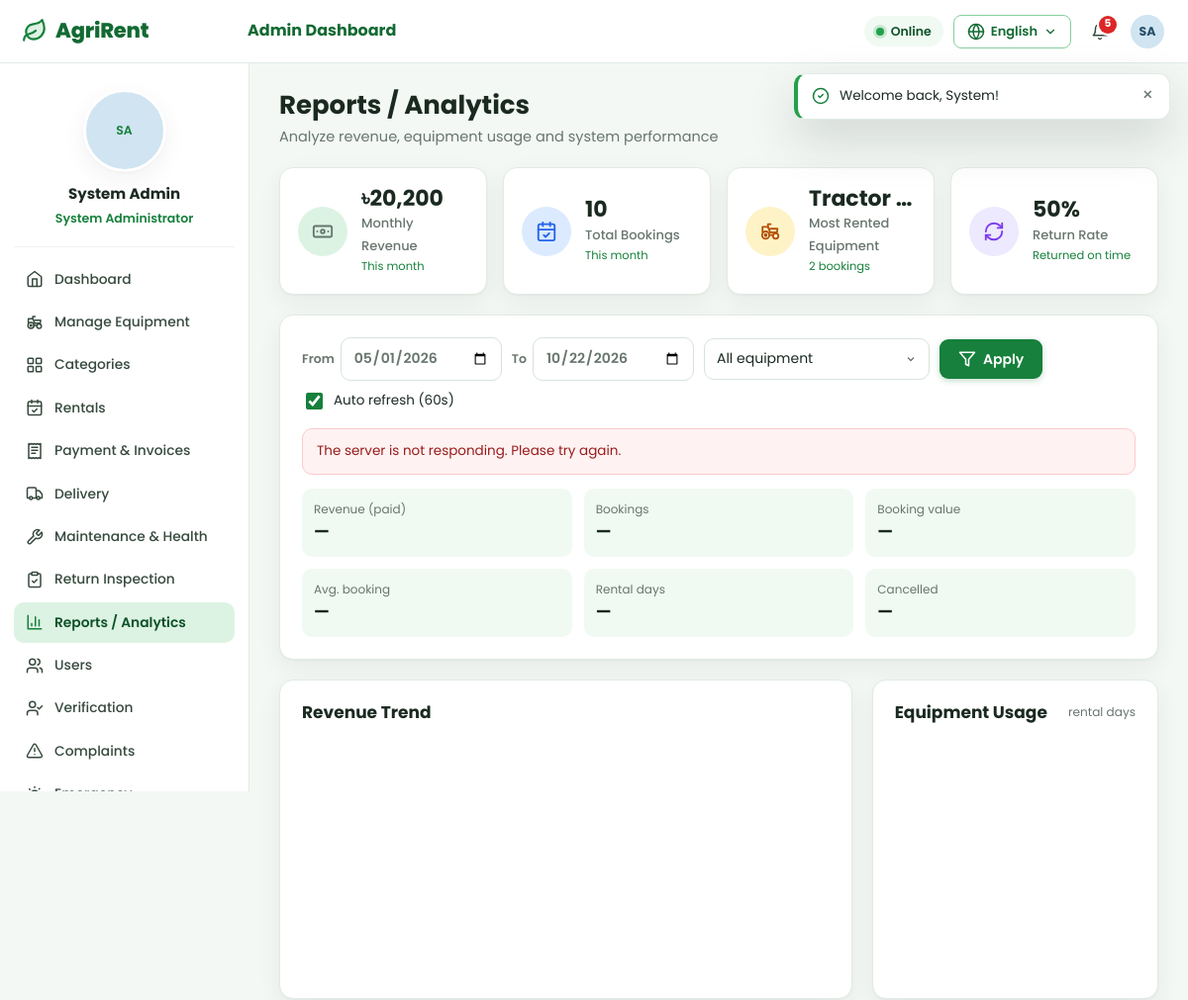
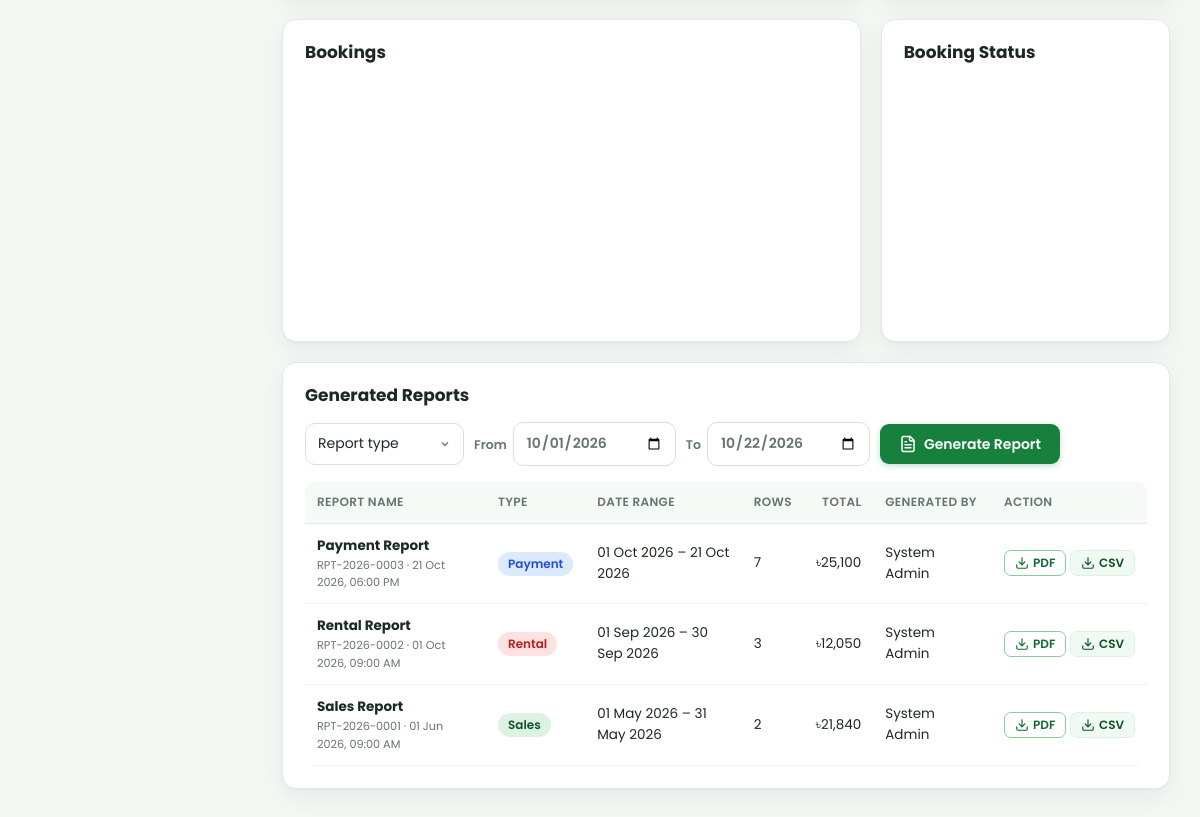
The page /index.php?r=analytics/index (signed in) on the database its author committed (2 pictures, top to bottom).
### tables this page shows
CREATE TABLE `users` (
  `id` INT UNSIGNED NOT NULL AUTO_INCREMENT,
  `name` VARCHAR(100) NOT NULL,
  `email` VARCHAR(160) NOT NULL,
  `phone` VARCHAR(30) NOT NULL DEFAULT '',
  `address` VARCHAR(255) NOT NULL DEFAULT '',
  `password` VARCHAR(255) NOT NULL,
  `role` ENUM('farmer','employee','admin') NOT NULL,
   
  `status` ENUM('inactive','active','suspended','deleted') NOT NULL DEFAULT 'inactive',
  `email_verified_at` DATETIME DEFAULT NULL,
   
  `verification_status` ENUM('pending','approved','rejected') NOT NULL DEFAULT 'pending',
  `verification_note` VARCHAR(255) DEFAULT NULL,
  `verification_document` VARCHAR(255) DEFAULT NULL,
  `verified_by` INT UNSIGNED DEFAULT NULL,
  `verified_at` DATETIME DEFAULT NULL,
  `employee_code` VARCHAR(30) DEFAULT NULL,
  `profile_photo` VARCHAR(255) DEFAULT NULL,
  `language` ENUM('en','bn') NOT NULL DEFAULT 'en',
  `two_factor_enabled` TINYINT(1) NOT NULL DEFAULT 0,
  `google_id` VARCHAR(64) DEFAULT NULL,
  `failed_attempts` INT UNSIGNED NOT NULL DEFAULT 0,
  `locked_until` DATETIME DEFAULT NULL,
  `last_login_at` DATETIME DEFAULT NULL,
  `last_login_ip` VARCHAR(45) DEFAULT NULL,
  `last_login_agent` VARCHAR(255) DEFAULT NULL,
  `remember_selector` CHAR(24) DEFAULT NULL,
  `remember_hash` CHAR(64) DEFAULT NULL,
  `remember_expires` DATETIME DEFAULT NULL,
  `deleted_at` DATETIME DEFAULT NULL,
  `created_at` DATETIME NOT NULL DEFAULT CURRENT_TIMESTAMP,
  `updated_at` DATETIME NOT NULL DEFAULT CURRENT_TIMESTAMP ON UPDATE CURRENT_TIMESTAMP,
  PRIMARY KEY (`id`),
  UNIQUE KEY `uq_users_email` (`email`),
  UNIQUE KEY `uq_users_google` (`google_id`),
  UNIQUE KEY `uq_users_remember` (`remember_selector`),
  KEY `idx_users_role_status` (`role`,`status`,`verification_status`)
);

CREATE TABLE `equipment` (
  `id` INT UNSIGNED NOT NULL AUTO_INCREMENT,
  `category_id` INT UNSIGNED NOT NULL,
  `name` VARCHAR(150) NOT NULL,
  `specs` VARCHAR(150) DEFAULT NULL,
  `description` TEXT NOT NULL,
  `price_per_day` DECIMAL(10,2) DEFAULT NULL,
  `quantity` INT UNSIGNED NOT NULL DEFAULT 1,
  `location` VARCHAR(150) NOT NULL,
  `latitude` DECIMAL(9,6) DEFAULT NULL,
  `longitude` DECIMAL(9,6) DEFAULT NULL,
  `image` VARCHAR(255) DEFAULT NULL,
  `owner_name` VARCHAR(120) DEFAULT NULL,
  `owner_phone` VARCHAR(30) DEFAULT NULL,
  `status` ENUM('available','unavailable','maintenance','inactive') NOT NULL DEFAULT 'available',
   
  `health_status` ENUM('good','needs_maintenance','under_maintenance','unknown') NOT NULL DEFAULT 'good',
  `health_flag` VARCHAR(255) DEFAULT NULL,
  `usage_hours` DECIMAL(10,1) NOT NULL DEFAULT 0,
  `hours_since_service` DECIMAL(10,1) NOT NULL DEFAULT 0,
  `usage_threshold_hours` INT UNSIGNED NOT NULL DEFAULT 250,
  `service_interval_days` INT UNSIGNED NOT NULL DEFAULT 120,
  `last_service_date` DATE DEFAULT NULL,
  `added_by` INT UNSIGNED NOT NULL,
  `created_at` DATETIME NOT NULL DEFAULT CURRENT_TIMESTAMP,
  `updated_at` DATETIME NOT NULL DEFAULT CURRENT_TIMESTAMP ON UPDATE CURRENT_TIMESTAMP,
  PRIMARY KEY (`id`),
  KEY `idx_equipment_category` (`category_id`),
  KEY `idx_equipment_status` (`status`,`health_status`),
  KEY `idx_equipment_location` (`location`),
  CONSTRAINT `fk_equipment_category` FOREIGN KEY (`category_id`) REFERENCES `categories` (`id`) ON UPDATE CASCADE,
  CONSTRAINT `fk_equipment_user` FOREIGN KEY (`added_by`) REFERENCES `users` (`id`) ON UPDATE CASCADE
);

CREATE TABLE `reports` (
  `id` INT UNSIGNED NOT NULL AUTO_INCREMENT,
  `report_no` VARCHAR(20) NOT NULL,
  `type` ENUM('sales','payment','rental') NOT NULL,
  `date_from` DATE NOT NULL,
  `date_to` DATE NOT NULL,
  `row_count` INT UNSIGNED NOT NULL DEFAULT 0,
  `total_amount` DECIMAL(14,2) NOT NULL DEFAULT 0,
  `checksum` CHAR(40) NOT NULL,
  `generated_by` INT UNSIGNED DEFAULT NULL,
  `created_at` DATETIME NOT NULL DEFAULT CURRENT_TIMESTAMP,
  PRIMARY KEY (`id`),
  UNIQUE KEY `uq_reports_no` (`report_no`),
  CONSTRAINT `fk_reports_user` FOREIGN KEY (`generated_by`) REFERENCES `users` (`id`) ON DELETE SET NULL
);

### app/views/analytics/_report_row.php (the view)
<?php $typeColors = ['sales' => 'green', 'rental' => 'red', 'payment' => 'blue']; ?>
<tr>
    <td><strong><?= e(t(Report::TYPES[$r['type']])) ?></strong><small class="block muted"><?= e($r['report_no']) ?> · <?= e(fmt_datetime($r['created_at'])) ?></small></td>
    <td><span class="badge badge-<?= $typeColors[$r['type']] ?? 'gray' ?>"><?= e(t(ucfirst($r['type']))) ?></span></td>
    <td><?= e(fmt_date($r['date_from'])) ?> – <?= e(fmt_date($r['date_to'])) ?></td>
    <td><?= (int)$r['row_count'] ?></td>
    <td class="right"><?= money($r['total_amount']) ?></td>
    <td><?= e($r['generated_by_name'] ?? '—') ?></td>
    <td class="nowrap">
        <a class="btn btn-outline btn-xs" href="<?= e(url('analytics/download', ['id' => $r['id'], 'format' => 'pdf'])) ?>"><?= icon('download', 'icon-xs') ?>PDF</a>
        <a class="btn btn-light btn-xs" href="<?= e(url('analytics/download', ['id' => $r['id'], 'format' => 'csv'])) ?>"><?= icon('download', 'icon-xs') ?>CSV</a>
    </td>
</tr>

### app/views/analytics/index.php (shortened to what the rows shown need)
<div class="page-head">
    <div><h1><?= e(t('Reports / Analytics')) ?></h1><p class="muted"><?= e(t('Analyze revenue, equipment usage and system performance')) ?></p></div>
</div>
<section class="stats">
    <?= icon('banknote') ?><?= money($summary['revenue']) ?><?= e(t('Monthly Revenue')) ?><?= e(t('This month')) ?>
    <article class="stat"><span class="stat-icon amber"><?= icon('tractor') ?></span><div><strong class="ellipsis"><?= e($top['name'] ?? '—') ?></strong><span><?= e(t('Most Rented Equipment')) ?></span><small class="trend"><?= (int)($top['rentals'] ?? 0) ?> <?= e(t('bookings')) ?></small></div></article>
</section>
<div class="grid-2-1">
    <section class="card"><div class="card-head"><h2><?= e(t('Revenue Trend')) ?></h2></div><div class="chart" id="revenueChart"></div></section>
    <section class="card"><div class="card-head"><h2><?= e(t('Equipment Usage')) ?></h2><small class="muted"><?= e(t('rental days')) ?></small></div><div class="chart" id="usageChart"></div></section>
</div>
<div class="grid-2-1">
    <section class="card"><div class="card-head"><h2><?= e(t('Bookings')) ?></h2></div><div class="chart" id="bookingChart"></div></section>
    <section class="card"><div class="card-head"><h2><?= e(t('Booking Status')) ?></h2></div><div class="chart" id="statusChart"></div></section>
</div>
<section class="card">
    <div class="card-head"><h2><?= e(t('Generated Reports')) ?></h2></div>
    <div class="table-wrap"><table class="table">
        <thead><tr><th><?= e(t('Report Name')) ?></th><th><?= e(t('Type')) ?></th><th><?= e(t('Date Range')) ?></th><th><?= e(t('Rows')) ?></th><th class="right"><?= e(t('Total')) ?></th><th><?= e(t('Generated By')) ?></th><th><?= e(t('Action')) ?></th></tr></thead>
        <tbody id="reportRows"><?php foreach ($reports as $r) { include __DIR__ . '/_report_row.php'; } ?></tbody>
    </table></div>
</section>

### app/services/Icon.php (shortened to what the rows shown need)
<?php
final class Icon
{
    public static function svg(string $name, string $class = ''): string
    {
        $paths = self::PATHS[$name] ?? self::PATHS['info'];
        return '<svg class="icon ' . $class . '" viewBox="0 0 24 24" fill="none" stroke="currentColor" stroke-width="2" stroke-linecap="round" stroke-linejoin="round" aria-hidden="true">' . $paths . '</svg>';
    }
}

### app/views/layouts/app.php (shortened to what the rows shown need)
<?php
$me = Auth::user();
$current = Router::current();
?>
<!doctype html>
<html lang="<?= Lang::get() ?>" data-lang="<?= Lang::get() ?>">
<head><?php include __DIR__ . '/_head.php'; ?></head>
<body class="app role-<?= e($me['role']) ?>" data-route="<?= e($current) ?>">
<header class="topbar">
    <a class="brand" href="<?= e(url('dashboard/index')) ?>"><?= icon('leaf') ?><span><?= e(setting('platform_name', 'AgriRent')) ?></span></a>
    <div class="topbar-title"><?= $me['role'] !== 'farmer' ? e(t(ucfirst($me['role']) . ' Dashboard')) : '' ?></div>
    <div class="topbar-actions">
        <div class="net-status" id="netStatus" title="<?= e(t('Connection & offline sync status')) ?>">
        </div>
        <?php include __DIR__ . '/_lang.php'; ?>
        <div class="dropdown notif-dropdown">
        </div>
        <div class="dropdown">
            <button class="user-chip" type="button" data-dropdown aria-label="<?= e(t('Account menu')) ?>"><?= avatar($me, 'sm') ?></button>
        </div>
    </div>
</header>
<aside class="sidebar" aria-label="<?= e(t('Sidebar')) ?>">
    <div class="sidebar-profile">
        <?= avatar($me, 'xl') ?>
        <strong><?= e($me['name']) ?></strong>
        <span><?= e($me['role'] === 'admin' ? t('System Administrator') : role_label($me['role'])) ?></span>
    </div>
</aside>
<main id="main" class="main">
    <?= $content ?>
</main>
</body>
</html>

### app/helpers.php (shortened to what the rows shown need)
<?php
function config(string $key, $default = null)
{
    $value = $GLOBALS['__config'];
    foreach (explode('.', $key) as $part) {
        $value = $value[$part];
    }
    return $value;
}
function url(string $route = '', array $params = []): string
{
    $query = $route !== '' ? 'r=' . $route : '';
    if ($params) {
        $query .= ($query !== '' ? '&' : '') . http_build_query($params);
    }
    return 'index.php' . ($query !== '' ? '?' . $query : '');
}
function e($value): string
{
    return htmlspecialchars((string)$value, ENT_QUOTES | ENT_SUBSTITUTE, 'UTF-8');
}
function t(string $key, array $params = []): string
{
    return Lang::translate($key, $params);
}
function money($amount, bool $decimals = false): string
{
    $amount = (float)$amount;
    $digits = ($decimals || floor($amount) != $amount) ? 2 : 0;
    return '৳' . number_format($amount, $digits);
}
function fmt_date(?string $date, string $format = 'd M Y'): string
{
    $ts = strtotime($date);
    return $ts ? date($format, $ts) : '—';
}
function fmt_datetime(?string $date): string
{
    return fmt_date($date, 'd M Y, h:i A');
}
function icon(string $name, string $class = ''): string
{
    return Icon::svg($name, $class);
}
function initials(?string $name): string
{
    $parts = preg_split('/\s+/', trim((string)$name)) ?: [];
    $letters = '';
    foreach (array_slice($parts, 0, 2) as $part) {
        $letters .= mb_strtoupper(mb_substr($part, 0, 1));
    }
    return $letters ?: 'U';
}
function avatar(?array $user, string $size = ''): string
{
    $class = 'avatar' . ($size ? ' avatar-' . $size : '');
    $hue = crc32((string)($user['name'] ?? 'user')) % 360;
    return '<span class="' . $class . ' avatar-initials" style="--hue:' . $hue . '">' . e(initials($user['name'] ?? '')) . '</span>';
}

### rows shown on the page
users: role "Admin Dashboard", name "SA SA", name "System Admin", role "System Administrator"
equipment: name "Tractor…"
reports: type "Payment Report", report_no "RPT-2026-0003", created_at "21 Oct 2026, 06:00 PM", type "Payment", date_from "01 Oct 2026", date_to "21 Oct 2026", row_count "7", total_amount "৳25,100", generated_by.name "System Admin"
reports: type "Rental Report", report_no "RPT-2026-0002", created_at "01 Oct 2026, 09:00 AM", type "Rental", date_from "01 Sep 2026", date_to "30 Sep 2026", row_count "3", total_amount "৳12,050", generated_by.name "System Admin"
reports: type "Sales Report", report_no "RPT-2026-0001", created_at "01 Jun 2026, 09:00 AM", type "Sales", date_from "01 May 2026", date_to "31 May 2026", row_count "2", total_amount "৳21,840", generated_by.name "System Admin"

### other values the page prints
setting('platform_name', 'AgriRent') "AgriRent"
$unread "5"
t($label) "Dashboard"
t($label) "Manage Equipment"
t($label) "Categories"
t($label) "Rentals"
t($label) "Payment & Invoices"
t($label) "Delivery"
t($label) "Maintenance & Health"
t($label) "Return Inspection"
t($label) "Reports / Analytics"
t($label) "Users"
t($label) "Verification"
t($label) "Complaints"
t('Reports / Analytics') "Reports / Analytics"
